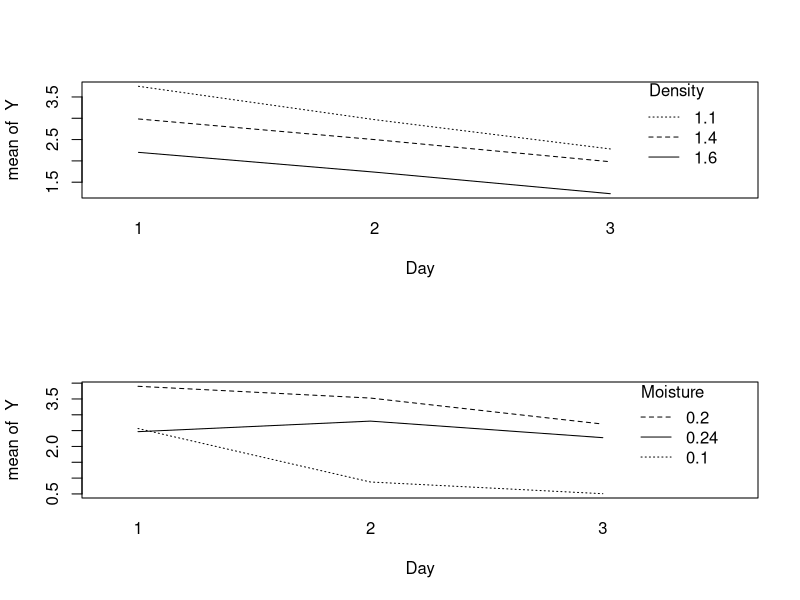

This chart was generated by the following R code:
## ---- chunk 1
library(tidyverse)
q1 <- read.csv('HW7_Q1.csv')
q1 <- transform(
  q1,
  Density = factor(Density), 
  Moisture = factor(Moisture),
  Unit = factor(Unit)
)
str(q1)
## ---- chunk 2
mod_multi <- lm(cbind(day1, day2, day3) ~ Density * Moisture, data = q1)
mod <- car::Anova(mod_multi, idata = data.frame(day = factor(1:3)), idesign = ~day)
summary(mod, multivariate = F)$sphericity.tests
## ---- chunk 3
# wide to long format
q1_long <- q1 %>%
  pivot_longer(-c(Density, Moisture, Unit), names_to = 'Day', values_to = 'Y') %>%
  mutate(Day = factor(str_sub(Day, 4)))

par(mfrow = c(2, 1))
with(q1_long, interaction.plot(Day, Density, Y))
with(q1_long, interaction.plot(Day, Moisture, Y))
## ---- chunk 4
library(nlme)

## ---- chunk 5
q2 <- read.csv("HW7_Q2.csv")
q2 <- transform(q2, Cultivar = factor(Cultivar), Block = factor(Block))
q2
## ---- chunk 6
q3 <- read.csv("HW7_Q3.csv")
